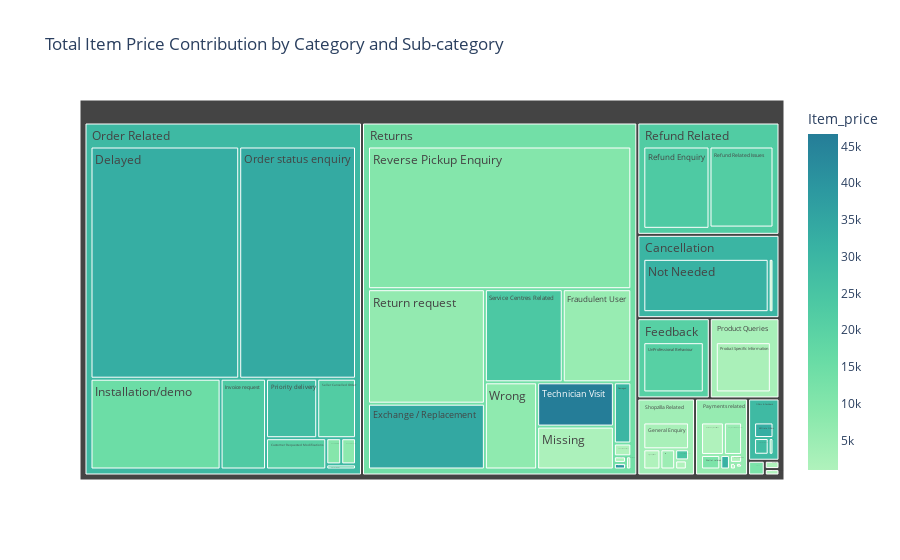

Notebook cell for this chart:
### Markdown cell above
#### Chart - 7

### Code cell
# Chart - 7 visualization code
#Tree map showing Total Item Price contribution by category and sub-category 
fig = px.treemap(df, 
                 path=['category', 'Sub-category'], 
                 values='Item_price', 
                 title='Total Item Price Contribution by Category and Sub-category',
                 color='Item_price',
                 color_continuous_scale='Tealgrn')
fig.show()

### Figure 1 — Plotly figure (JSON) as saved in the notebook; plotly's stock layout.template omitted (floating-point values rounded to 4 significant figures)
{"data": [{"branchvalues": "total", "customdata": [[979], [32650.0], [979], [979], [962.4], [1018.0], [17450.0], [31550.0], [979], [20700.0], [30070.0], [32510.0], [34350.0], [5618.0], [7845.0], [39610.0], [2309.0], [14990.0], [16550.0], [22910.0], [979], [979], [1666.0], [979], [31490.0], [978.6], [21960.0], [33870.0], [979], [27960.0], [10750.0], [979], [979], [5455.0], [1259.0], [27800.0], [2194.0], [978.6], [23130.0], [21930.0], [1181.0], [6693.0], [9798.0], [1826.0], [22060.0], [979], [1302.0], [23810.0], [4702.0], [24740.0], [979], [46690.0], [20790.0], [979], [9584.0], [11470.0], [8752.0], [7334.0], [979], [979], [30370.0], [20790.0], [28760.0], [979], [29120.0], [11700.0], [6094.0], [2446.0], [22390.0], [13680.0], [3957.0]], "domain": {"x": [0, 1], "y": [0, 1]}, "hovertemplate": "labels=%{label}<br>Item_price_sum=%{value}<br>parent=%{parent}<br>id=%{id}<br>Item_price=%{color}<extra></extra>", "ids": ["Shopzilla Related/Account updation", "Offers & Cashback/Affiliate Offers", "App/website/App/website Related", "Payments related/Billing Related", "Refund Related/COD Refund Details", "Others/Call back request", "Others/Call disconnected", "Payments related/Card/EMI", "Onboarding related/Commission related", "Order Related/Customer Requested Modifications", "Returns/Damaged", "Order Related/Delayed", "Returns/Exchange / Replacement", "Returns/Fraudulent User", "Order Related/General Enquiry", "Returns/General Enquiry", "Shopzilla Related/General Enquiry", "Order Related/Installation/demo", "Offers & Cashback/Instant discount", "Order Related/Invoice request", "App/website/Issues with Shopzilla App", "Product Queries/Life Insurance", "Returns/Missing", "Others/Non Order related", "Cancellation/Not Needed", "Payments related/Online Payment Issues", "Order Related/Order Verification", "Order Related/Order status enquiry", "Shopzilla Related/Other Account Related Issues", "Offers & Cashback/Other Cashback", "Others/Others", "Payments related/PayLater related", "Payments related/Payment pending", "Payments related/Payment related Queries", "Product Queries/Policy Related", "Order Related/Priority delivery", "Product Queries/Product Specific Information", "Returns/Product related Issues", "Refund Related/Refund Enquiry", "Refund Related/Refund Related Issues", "Cancellation/Return cancellation", "Returns/Return request", "Returns/Reverse Pickup Enquiry", "Returns/Self-Help", "Order Related/Seller Cancelled Order", "Onboarding related/Seller onboarding", "Returns/Service Center - Service Denial", "Returns/Service Centres Related", "Shopzilla Related/Shopzila Premium Related", "Shopzilla Related/Shopzilla Rewards", "Shopzilla Related/Signup Issues", "Returns/Technician Visit", "Feedback/UnProfessional Behaviour", "Shopzilla Related/Unable to Login", "Order Related/Unable to track", "Payments related/Wallet related", "Product Queries/Warranty related", "Returns/Wrong", "Payments related/e-Gift Voucher", "App/website", "Cancellation", "Feedback", "Offers & Cashback", "Onboarding related", "Order Related", "Others", "Payments related", "Product Queries", "Refund Related", "Returns", "Shopzilla Related"], "labels": ["Account updation", "Affiliate Offers", "App/website Related", "Billing Related", "COD Refund Details", "Call back request", "Call disconnected", "Card/EMI", "Commission related", "Customer Requested Modifications", "Damaged", "Delayed", "Exchange / Replacement", "Fraudulent User", "General Enquiry", "General Enquiry", "General Enquiry", "Installation/demo", "Instant discount", "Invoice request", "Issues with Shopzilla App", "Life Insurance", "Missing", "Non Order related", "Not Needed", "Online Payment Issues", "Order Verification", "Order status enquiry", "Other Account Related Issues", "Other Cashback", "Others", "PayLater related", "Payment pending", "Payment related Queries", "Policy Related", "Priority delivery", "Product Specific Information", "Product related Issues", "Refund Enquiry", "Refund Related Issues", "Return cancellation", "Return request", "Reverse Pickup Enquiry", "Self-Help", "Seller Cancelled Order", "Seller onboarding", "Service Center - Service Denial", "Service Centres Related", "Shopzila Premium Related", "Shopzilla Rewards", "Signup Issues", "Technician Visit", "UnProfessional Behaviour", "Unable to Login", "Unable to track", "Wallet related", "Warranty related", "Wrong", "e-Gift Voucher", "App/website", "Cancellation", "Feedback", "Offers & Cashback", "Onboarding related", "Order Related", "Others", "Payments related", "Product Queries", "Refund Related", "Returns", "Shopzilla Related"], "marker": {"coloraxis": "coloraxis", "colors": [979, 32650.0, 979, 979, 962.4, 1018.0, 17450.0, 31550.0, 979, 20700.0, 30070.0, 32510.0, 34350.0, 5618.0, 7845.0, 39610.0, 2309.0, 14990.0, 16550.0, 22910.0, 979, 979, 1666.0, 979, 31490.0, 978.6, 21960.0, 33870.0, 979, 27960.0, 10750.0, 979, 979, 5455.0, 1259.0, 27800.0, 2194.0, 978.6, 23130.0, 21930.0, 1181.0, 6693.0, 9798.0, 1826.0, 22060.0, 979, 1302.0, 23810.0, 4702.0, 24740.0, 979, 46690.0, 20790.0, 979, 9584.0, 11470.0, 8752.0, 7334.0, 979, 979, 30370.0, 20790.0, 28760.0, 979, 29120.0, 11700.0, 6094.0, 2446.0, 22390.0, 13680.0, 3957.0]}, "name": "", "parents": ["Shopzilla Related", "Offers & Cashback", "App/website", "Payments related", "Refund Related", "Others", "Others", "Payments related", "Onboarding related", "Order Related", "Returns", "Order Related", "Returns", "Returns", "Order Related", "Returns", "Shopzilla Related", "Order Related", "Offers & Cashback", "Order Related", "App/website", "Product Queries", "Returns", "Others", "Cancellation", "Payments related", "Order Related", "Order Related", "Shopzilla Related", "Offers & Cashback", "Others", "Payments related", "Payments related", "Payments related", "Product Queries", "Order Related", "Product Queries", "Returns", "Refund Related", "Refund Related", "Cancellation", "Returns", "Returns", "Returns", "Order Related", "Onboarding related", "Returns", "Returns", "Shopzilla Related", "Shopzilla Related", "Shopzilla Related", "Returns", "Feedback", "Shopzilla Related", "Order Related", "Payments related", "Product Queries", "Returns", "Payments related", "", "", "", "", "", "", "", "", "", "", "", ""], "type": "treemap", "values": [146850, 634646, 9790, 55803, 79748, 44039, 88839, 199562, 2937, 1444616, 818653, 26474877, 5899058, 4895600, 296380, 61115, 1705334, 9055723, 168417, 3162384, 72446, 22517, 2525541, 979, 7658756, 1055071, 116797, 20791406, 21538, 511161, 31439, 137060, 16643, 840482, 2428, 2335066, 3580320, 171069, 5449940, 5189555, 294500, 10262436, 28815721, 54050, 1768973, 60698, 61328, 5560892, 413567, 214030, 478731, 2605833, 3903398, 6853, 299789, 396960, 148752, 3495357, 41118, 82236, 7953256, 3903398, 1314224, 63635, 65746011, 165296, 2742699, 3754017, 10719243, 65226653, 2986903]}], "layout": {"coloraxis": {"colorbar": {"title": {"text": "Item_price"}}, "colorscale": [[0, "rgb(176, 242, 188)"], [0.1667, "rgb(137, 232, 172)"], [0.3333, "rgb(103, 219, 165)"], [0.5, "rgb(76, 200, 163)"], [0.6667, "rgb(56, 178, 163)"], [0.8333, "rgb(44, 152, 160)"], [1, "rgb(37, 125, 152)"]]}, "legend": {"tracegroupgap": 0}, "title": {"text": "Total Item Price Contribution by Category and Sub-category"}}}
